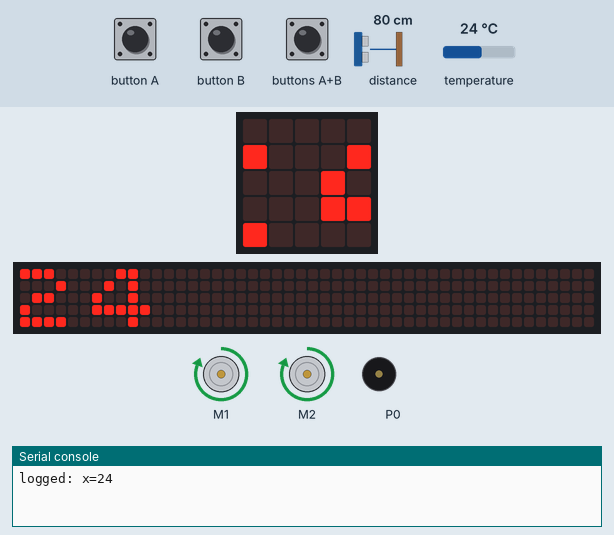
Simulated run of this program. Board: BBC micro:bit (MakeCode). Shown: the board's 5×5 LED display, a strip that is not on the board, showing the scrolling text unrolled, 2 × DC motor (green arrow = forward, orange = backward, longer = faster), buzzer (waves = sounding), the last lines printed to the serial console. The test bench sets the inputs (shaded band); at power-on: temperature 24 °C, distance to the obstacle 80 cm. The 48×5 strip is a reading aid, not a part: it shows the text the display is scrolling, unrolled, one strip-width of it at a time; data-log rows are listed on the console.

Above: at 6.27 s.
6.3 s: temperature set to 23.5 °C
At 8.94 s:
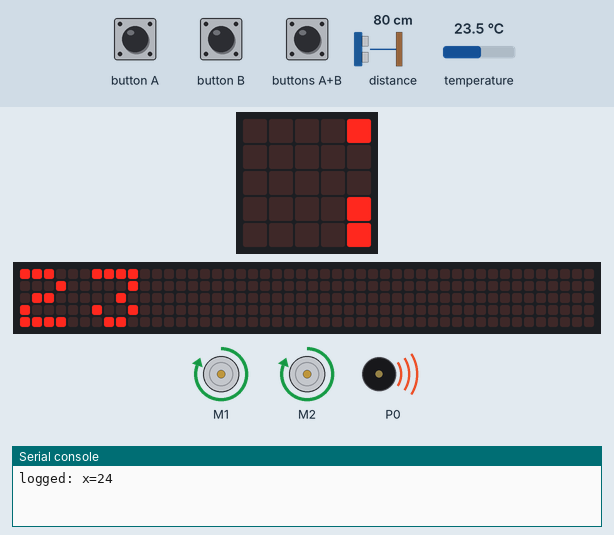
10.0 s: temperature set to 22.4 °C
At 12.66 s:
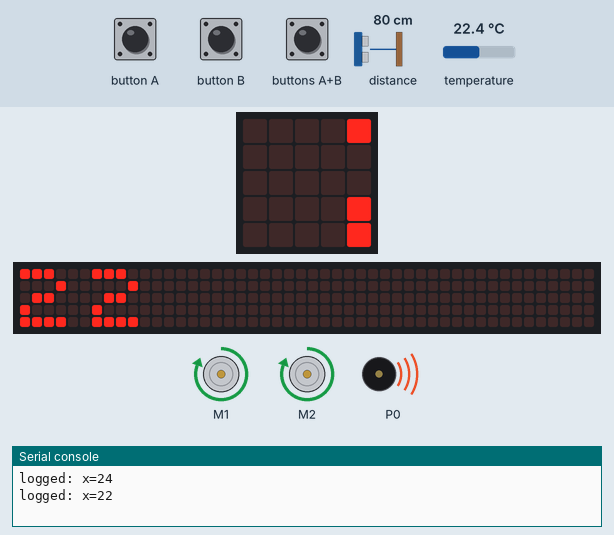
13.9 s: temperature set to 21.2 °C
At 16.24 s:
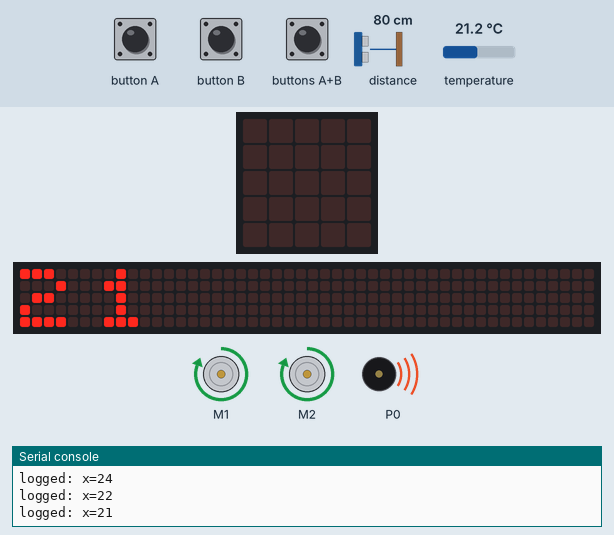
17.6 s: temperature set to 11 °C
At 20.09 s:
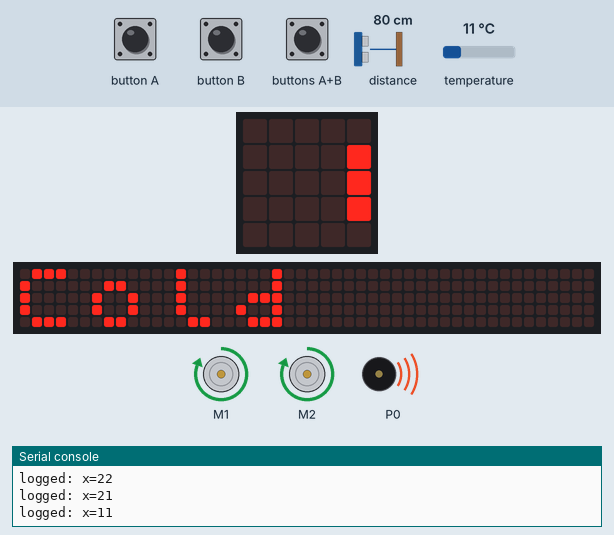
21.8 s: temperature set to 28 °C
27.4 s: distance to the obstacle set to 2 cm
At 27.61 s:
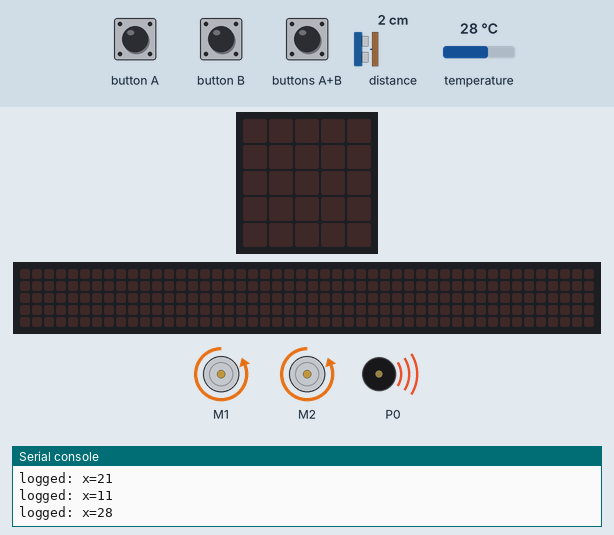
Timing chart, 0 to 36.2 s (numbered marks = the images above; inputs shaded):
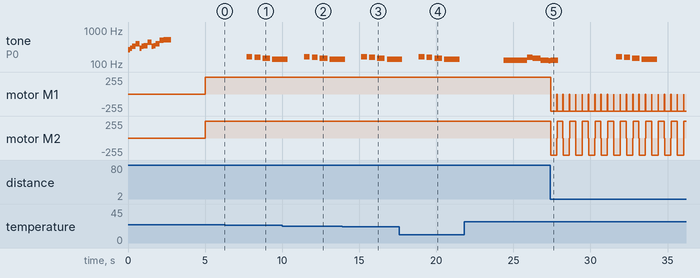

The program:

main.ts
```typescript
datalogger.onLogFull(function () {
    logging = false
    basic.showIcon(IconNames.Skull)
})
input.onButtonPressed(Button.AB, function () {
    if (input.logoIsPressed()) {
        basic.showIcon(IconNames.No)
        datalogger.deleteLog()
        logging = false
        datalogger.setColumnTitles("x")
    }
})
let logging = false
let nuværende_temp = input.temperature()
let max_temperatur = nuværende_temp
let minimum_temperatur = nuværende_temp
music._playDefaultBackground(music.builtInPlayableMelody(Melodies.Ringtone), music.PlaybackMode.InBackground)
basic.pause(5000)
logging = true
datalogger.setColumnTitles("x")
basic.forever(function () {
    basic.showString("" + (nuværende_temp))
    nuværende_temp = input.temperature()
    if (nuværende_temp < minimum_temperatur) {
        minimum_temperatur = nuværende_temp
        music._playDefaultBackground(music.builtInPlayableMelody(Melodies.Wawawawaa), music.PlaybackMode.InBackground)
    } else if (nuværende_temp > max_temperatur) {
        max_temperatur = nuværende_temp
    }
    basic.pause(1000)
    if (nuværende_temp < 12) {
        basic.showString("Cold")
        music._playDefaultBackground(music.builtInPlayableMelody(Melodies.Funeral), music.PlaybackMode.InBackground)
    } else if (nuværende_temp > 25) {
        basic.showString("Hot")
        music._playDefaultBackground(music.builtInPlayableMelody(Melodies.Wawawawaa), music.PlaybackMode.InBackground)
    }
})
basic.forever(function () {
    if (bitbot.sonar(BBPingUnit.Centimeters) < 20) {
        bitbot.goms(BBDirection.Forward, -600, 400)
        bitbot.rotatems(BBRobotDirection.Left, 600, 400)
    } else {
        bitbot.go(BBDirection.Forward, 600)
    }
})
loops.everyInterval(5000, function () {
    if (logging) {
        datalogger.log(datalogger.createCV("x", input.temperature()))
    }
})
```

test.ts
```typescript
// test ender her, dette bliver ikke kompileret, når denne pakke bruges som en udvidelse.
```

Measured:
- the behaviour switches between 24 and 23.9 °C on temperature (found by bisection; images 0 and 1)
- after the input at 6.3 s, tone on P0: plays 165 Hz for 0.38 s, 156 Hz for 0.38 s, 147 Hz for 0.50 s, 139 Hz for 0.63 s, starting after 1.4 s
- after the input at 17.6 s, the display: first differs from a run without the input after 2.3 s (image 4 shows a later state)
- after the input at 27.4 s, motor M1: alternates backward 255/255 for 0.40 s and stopped for 0.02 s, starting at once; motor M2: forward 255/255 → backward 255/255 at once, then repeats every 0.82 s: stopped 0.02 s, forward 255/255 0.38 s, stopped 0.02 s, backward 255/255 0.40 s
